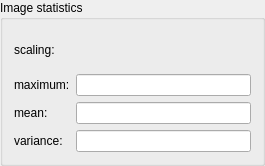
<?xml version="1.0" encoding="UTF-8"?>
<ui version="4.0">
 <class>StatisticsGroupBox</class>
 <widget class="QGroupBox" name="StatisticsGroupBox">
  <property name="geometry">
   <rect>
    <x>0</x>
    <y>0</y>
    <width>265</width>
    <height>166</height>
   </rect>
  </property>
  <property name="windowTitle">
   <string>GroupBox</string>
  </property>
  <property name="title">
   <string>Image statistics</string>
  </property>
  <layout class="QGridLayout" name="gridLayout_2">
   <item row="0" column="0">
    <layout class="QGridLayout" name="gridLayout">
     <item row="0" column="1">
      <widget class="QLabel" name="scaleLabel">
       <property name="toolTip">
        <string>intensity scaling</string>
       </property>
       <property name="styleSheet">
        <string notr="true">color: red;</string>
       </property>
       <property name="text">
        <string/>
       </property>
      </widget>
     </item>
     <item row="1" column="1">
      <widget class="QLineEdit" name="maxLineEdit">
       <property name="toolTip">
        <string>maximum intensity values after image preparation and scaling</string>
       </property>
       <property name="readOnly">
        <bool>true</bool>
       </property>
      </widget>
     </item>
     <item row="0" column="0">
      <widget class="QLabel" name="scalingLabel">
       <property name="toolTip">
        <string>intensity scaling</string>
       </property>
       <property name="text">
        <string>scaling:</string>
       </property>
      </widget>
     </item>
     <item row="2" column="0">
      <widget class="QLabel" name="meanLabel">
       <property name="toolTip">
        <string>mean intensity values after image preparation and scaling</string>
       </property>
       <property name="text">
        <string>mean:</string>
       </property>
       <property name="buddy">
        <cstring>meanLineEdit</cstring>
       </property>
      </widget>
     </item>
     <item row="2" column="1">
      <widget class="QLineEdit" name="meanLineEdit">
       <property name="toolTip">
        <string>mean intensity values after image preparation and scaling</string>
       </property>
       <property name="readOnly">
        <bool>true</bool>
       </property>
      </widget>
     </item>
     <item row="3" column="0">
      <widget class="QLabel" name="varianceLabel">
       <property name="toolTip">
        <string>variance intensity values after image preparation and scaling</string>
       </property>
       <property name="text">
        <string>variance:</string>
       </property>
       <property name="buddy">
        <cstring>varianceLineEdit</cstring>
       </property>
      </widget>
     </item>
     <item row="3" column="1">
      <widget class="QLineEdit" name="varianceLineEdit">
       <property name="toolTip">
        <string>variance intensity values after image preparation and scaling</string>
       </property>
       <property name="readOnly">
        <bool>true</bool>
       </property>
      </widget>
     </item>
     <item row="1" column="0">
      <widget class="QLabel" name="maxLabel">
       <property name="toolTip">
        <string>maximum intensity values after image preparation and scaling</string>
       </property>
       <property name="text">
        <string>maximum:</string>
       </property>
       <property name="buddy">
        <cstring>maxLineEdit</cstring>
       </property>
      </widget>
     </item>
    </layout>
   </item>
  </layout>
 </widget>
 <resources/>
 <connections/>
</ui>
